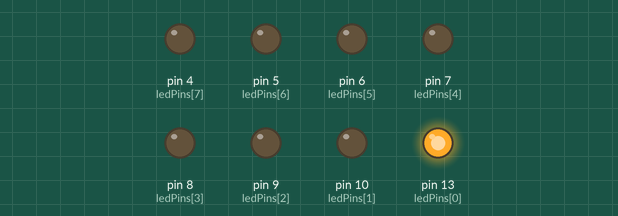
Recording of a sketch running on a simulated Arduino Uno, built with avr-gcc and run on an emulated ATmega328P. Parts: output pins drawn as LEDs (lit = HIGH).

Above: at 0.1 s.
At 4.1 s:
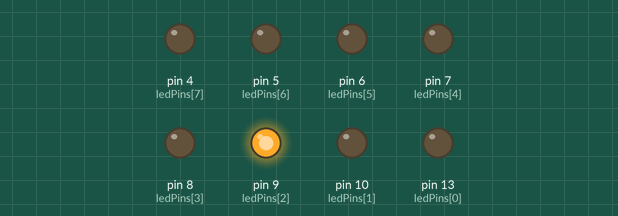
At 10.1 s:
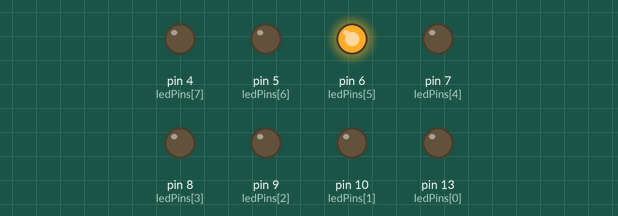
At 20.1 s:
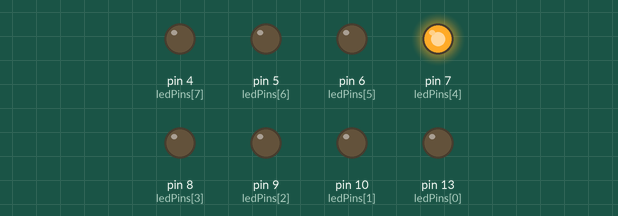
At 30.1 s:
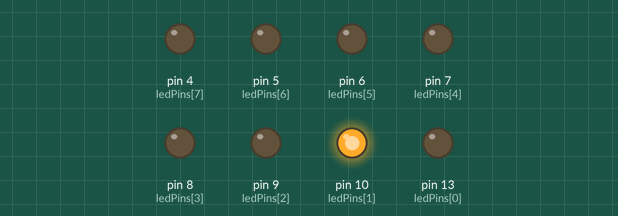
At 39.1 s:
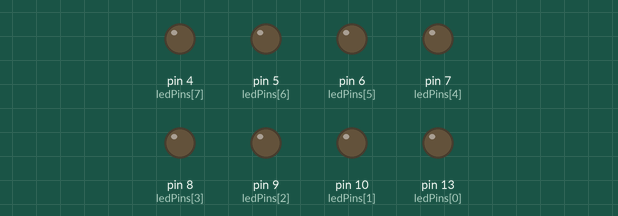
Timing chart, 0 to 40.0 s (numbered marks = the images above):
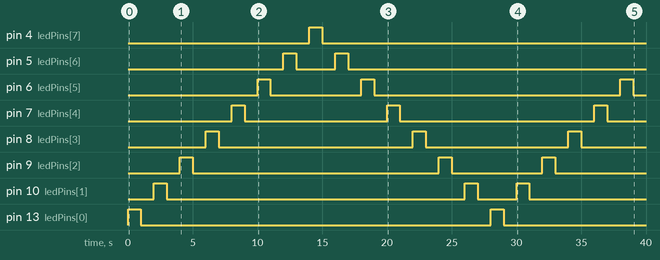

Measured:
- by itself, pin 4 (ledPins[7]): LOW → HIGH at 14.0 s, → LOW 1.0 s later
- by itself, pin 5 (ledPins[6]): LOW → HIGH at 12.0 s, → LOW 1.0 s later, → HIGH 3.0 s later, → LOW 1.0 s later, … (4 changes in this stretch)
- by itself, pin 6 (ledPins[5]): goes HIGH 1.0 s, LOW 7.0 s, HIGH 1.0 s, LOW 19.0 s, HIGH 1.0 s, then LOW
- by itself, pin 7 (ledPins[4]): goes HIGH 1.0 s, LOW 11.0 s, HIGH 1.0 s, LOW 15.0 s, HIGH 1.0 s, then LOW
- by itself, pin 8 (ledPins[3]): goes HIGH 1.0 s, LOW 15.0 s, HIGH 1.0 s, LOW 11.0 s, HIGH 1.0 s, then LOW
- by itself, pin 9 (ledPins[2]): goes HIGH 1.0 s, LOW 19.0 s, HIGH 1.0 s, LOW 7.0 s, HIGH 1.0 s, then LOW
- by itself, pin 10 (ledPins[1]): goes HIGH 1.0 s, LOW 23.0 s, HIGH 1.0 s, LOW 3.0 s, HIGH 1.0 s, then LOW
- by itself, pin 13 (ledPins[0]): alternates HIGH for 1.0 s and LOW for 27.0 s

The sketch:

Sketch_Opdracht2.ino
```cpp
// Auteur: AlexChulo
// Bron: https://brightspace.avans.nl/
// Definieer een array van pinnen voor de LEDs
int ledPins[] = {13, 10, 9, 8, 7, 6, 5, 4};

void setup() {
  // Stel elke pin in de array in op OUTPUT
  for (int i = 0; i < sizeof(ledPins)/sizeof(ledPins[0]); i++) {
    pinMode(ledPins[i], OUTPUT);
  }
}

void knipper(int pin) {
  // Zet de LED aan
  digitalWrite(pin, HIGH);
  // Wacht 1 seconde
  delay(1000);
  // Zet de LED uit
  digitalWrite(pin, LOW);
  // Wacht 1 seconde
  delay(1000);
}

void loop() {
  // Loop door elke pin van links naar rechts
  for (int i = 0; i < sizeof(ledPins)/sizeof(ledPins[0]); i++) {
    knipper(ledPins[i]);
  }

  // Loop door elke pin van rechts naar links
  for (int i = sizeof(ledPins)/sizeof(ledPins[0]) - 2; i >= 1; i--) {
    knipper(ledPins[i]);
  }
}
```
